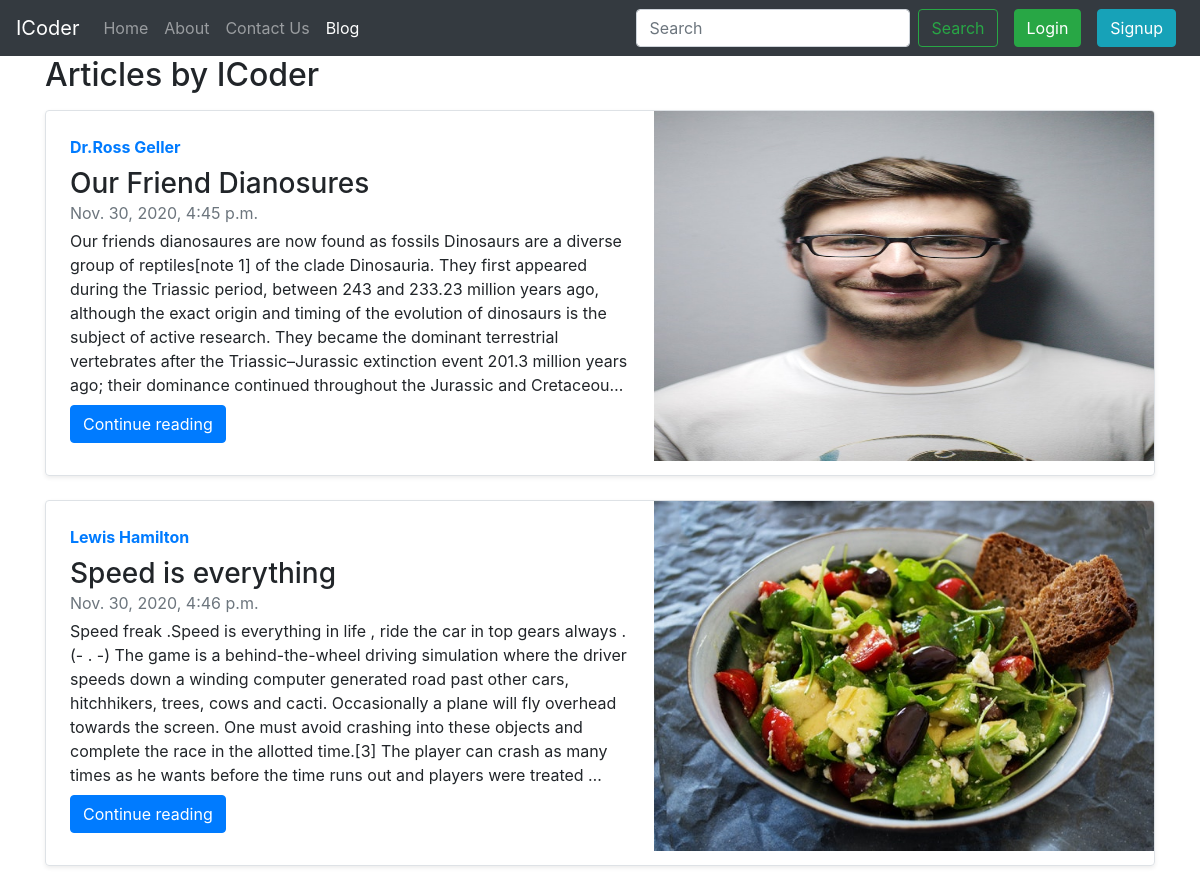
Screenshot of /blog/ with the database file from the repository.
### blog/models.py (models this page shows, shortened)
class Post(models.Model):
    sno = models.AutoField(primary_key=True)
    title = models.CharField(max_length=150)
    author = models.CharField(max_length=70)
    content = models.TextField(max_length=5000)
    slug = models.CharField(max_length=250)
    time_stamp = models.DateTimeField(blank=True)
    image = models.ImageField(upload_to='static/images/')

### blog/views.py (the view)
# urls.py: path('',views.bloghome, name='bloghome'),
def bloghome(request):
    allpost = Post.objects.all()
    context = {'allpost':allpost}
    return render(request,'blog/bloghome.html',context)

### templates/blog/bloghome.html (shortened to what this page needs)
{% extends 'base.html' %}
{% block blogactive %} active {% endblock blogactive %}
{% block body %}
{% load static %}
<div class="container">
<h2>Articles by ICoder</h2>
{% for item in allpost %}
<div class=" my-3 row no-gutters border rounded overflow-hidden flex-md-row mb-4 shadow-sm h-md-250 position-relative">
        <div class="col p-4 d-flex flex-column position-static">
        <strong class="d-inline-block mb-2 text-primary">{{item.author}}</strong>
        <h3 class="mb-0">{{item.title}}</h3>
        <div class="mb-1 text-muted">{{item.time_stamp}}</div>
        <p class="card-text mb-auto">{{item.content|truncatechars:500}}</p>
        <div class="my-2"><a href="/blog/{{item.slug}}" role="button" class="btn btn-primary">Continue reading</a></div>
        </div>
        <div class="col-auto d-none d-lg-block">
             <img src='/{{item.image}}'  width="500" height="350" preserveAspectRatio="xMidYMid slice" >
        </div>
    </div>
    {% endfor %}
</div>
{% endblock body %}

### rows the page displays
Post: author "Dr.Ross Geller", title "Our Friend Dianosures", time_stamp "Nov. 30, 2020, 4:45 p.m.", content "Our friends dianosaures are now found as fossils Dinosaurs are a diverse group of reptiles[note 1] of the clade Dinosauria. They first appeared during the Triassic period, between 243 and 233.23 million years ago, although the exact origin and timing of the evolution of dinosaurs is the subject of active research. They became the dominant terrestrial vertebrates after the Triassic–Jurassic extinction event 201.3 million years ago; their dominance continued throughout the Jurassic and Cretaceou…", image (picture)
Post: author "Lewis Hamilton", title "Speed is everything", time_stamp "Nov. 30, 2020, 4:46 p.m.", content "Speed freak .Speed is everything in life , ride the car in top gears always .(- . -) The game is a behind-the-wheel driving simulation where the driver speeds down a winding computer generated road past other cars, hitchhikers, trees, cows and cacti. Occasionally a plane will fly overhead towards the screen. One must avoid crashing into these objects and complete the race in the allotted time.[3] The player can crash as many times as he wants before the time runs out and players were treated …", image (picture)
